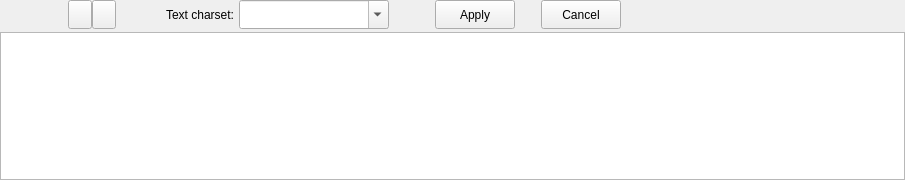
<?xml version="1.0" encoding="UTF-8"?>
<ui version="4.0">
 <class>ImportMidiPanel</class>
 <widget class="QWidget" name="ImportMidiPanel">
  <property name="geometry">
   <rect>
    <x>0</x>
    <y>0</y>
    <width>905</width>
    <height>180</height>
   </rect>
  </property>
  <property name="sizePolicy">
   <sizepolicy hsizetype="Preferred" vsizetype="Expanding">
    <horstretch>0</horstretch>
    <verstretch>0</verstretch>
   </sizepolicy>
  </property>
  <property name="minimumSize">
   <size>
    <width>0</width>
    <height>150</height>
   </size>
  </property>
  <property name="windowTitle">
   <string/>
  </property>
  <layout class="QVBoxLayout" name="verticalLayout">
   <property name="spacing">
    <number>0</number>
   </property>
   <property name="leftMargin">
    <number>0</number>
   </property>
   <property name="topMargin">
    <number>0</number>
   </property>
   <property name="rightMargin">
    <number>0</number>
   </property>
   <property name="bottomMargin">
    <number>0</number>
   </property>
   <item>
    <widget class="QWidget" name="widget" native="true">
     <property name="sizePolicy">
      <sizepolicy hsizetype="Preferred" vsizetype="Fixed">
       <horstretch>0</horstretch>
       <verstretch>0</verstretch>
      </sizepolicy>
     </property>
     <layout class="QHBoxLayout" name="horizontalLayout">
      <property name="leftMargin">
       <number>0</number>
      </property>
      <property name="topMargin">
       <number>0</number>
      </property>
      <property name="rightMargin">
       <number>0</number>
      </property>
      <property name="bottomMargin">
       <number>3</number>
      </property>
      <item>
       <layout class="QHBoxLayout" name="horizontalLayout_2">
        <property name="spacing">
         <number>0</number>
        </property>
        <property name="leftMargin">
         <number>4</number>
        </property>
        <item>
         <widget class="QToolButton" name="toolButtonHideMidiPanel">
          <property name="focusPolicy">
           <enum>Qt::NoFocus</enum>
          </property>
          <property name="toolTip">
           <string>Close MIDI import panel</string>
          </property>
          <property name="text">
           <string notr="true"/>
          </property>
          <property name="icon">
           <iconset resource="../musescore.qrc">
            <normaloff>:/data/icons/png/window-close.png</normaloff>:/data/icons/png/window-close.png</iconset>
          </property>
          <property name="autoRaise">
           <bool>true</bool>
          </property>
         </widget>
        </item>
        <item>
         <spacer name="horizontalSpacer_3">
          <property name="orientation">
           <enum>Qt::Horizontal</enum>
          </property>
          <property name="sizeType">
           <enum>QSizePolicy::Expanding</enum>
          </property>
          <property name="sizeHint" stdset="0">
           <size>
            <width>40</width>
            <height>20</height>
           </size>
          </property>
         </spacer>
        </item>
        <item>
         <widget class="QToolButton" name="pushButtonUp">
          <property name="minimumSize">
           <size>
            <width>0</width>
            <height>29</height>
           </size>
          </property>
          <property name="focusPolicy">
           <enum>Qt::ClickFocus</enum>
          </property>
          <property name="toolTip">
           <string>Move track up</string>
          </property>
          <property name="text">
           <string notr="true"/>
          </property>
          <property name="icon">
           <iconset resource="../musescore.qrc">
            <normaloff>:/data/icons/arrow_up.svg</normaloff>:/data/icons/arrow_up.svg</iconset>
          </property>
         </widget>
        </item>
        <item>
         <widget class="QToolButton" name="pushButtonDown">
          <property name="minimumSize">
           <size>
            <width>0</width>
            <height>29</height>
           </size>
          </property>
          <property name="focusPolicy">
           <enum>Qt::ClickFocus</enum>
          </property>
          <property name="toolTip">
           <string>Move track down</string>
          </property>
          <property name="text">
           <string notr="true"/>
          </property>
          <property name="icon">
           <iconset resource="../musescore.qrc">
            <normaloff>:/data/icons/arrow_down.svg</normaloff>:/data/icons/arrow_down.svg</iconset>
          </property>
         </widget>
        </item>
        <item>
         <spacer name="horizontalSpacer_4">
          <property name="orientation">
           <enum>Qt::Horizontal</enum>
          </property>
          <property name="sizeType">
           <enum>QSizePolicy::Fixed</enum>
          </property>
          <property name="sizeHint" stdset="0">
           <size>
            <width>50</width>
            <height>20</height>
           </size>
          </property>
         </spacer>
        </item>
        <item>
         <widget class="QLabel" name="labelCharset">
          <property name="text">
           <string>Text charset:</string>
          </property>
         </widget>
        </item>
        <item>
         <spacer name="horizontalSpacer_5">
          <property name="orientation">
           <enum>Qt::Horizontal</enum>
          </property>
          <property name="sizeType">
           <enum>QSizePolicy::Fixed</enum>
          </property>
          <property name="sizeHint" stdset="0">
           <size>
            <width>5</width>
            <height>20</height>
           </size>
          </property>
         </spacer>
        </item>
        <item>
         <widget class="QComboBox" name="comboBoxCharset">
          <property name="sizePolicy">
           <sizepolicy hsizetype="Expanding" vsizetype="Expanding">
            <horstretch>0</horstretch>
            <verstretch>0</verstretch>
           </sizepolicy>
          </property>
          <property name="minimumSize">
           <size>
            <width>150</width>
            <height>0</height>
           </size>
          </property>
          <property name="focusPolicy">
           <enum>Qt::ClickFocus</enum>
          </property>
          <property name="editable">
           <bool>true</bool>
          </property>
         </widget>
        </item>
        <item>
         <spacer name="horizontalSpacer">
          <property name="orientation">
           <enum>Qt::Horizontal</enum>
          </property>
          <property name="sizeHint" stdset="0">
           <size>
            <width>40</width>
            <height>20</height>
           </size>
          </property>
         </spacer>
        </item>
       </layout>
      </item>
      <item>
       <widget class="QPushButton" name="pushButtonApply">
        <property name="sizePolicy">
         <sizepolicy hsizetype="Minimum" vsizetype="Fixed">
          <horstretch>0</horstretch>
          <verstretch>0</verstretch>
         </sizepolicy>
        </property>
        <property name="minimumSize">
         <size>
          <width>0</width>
          <height>29</height>
         </size>
        </property>
        <property name="focusPolicy">
         <enum>Qt::ClickFocus</enum>
        </property>
        <property name="toolTip">
         <string>Apply MIDI import operations</string>
        </property>
        <property name="text">
         <string>Apply</string>
        </property>
       </widget>
      </item>
      <item>
       <spacer name="horizontalSpacer_6">
        <property name="orientation">
         <enum>Qt::Horizontal</enum>
        </property>
        <property name="sizeType">
         <enum>QSizePolicy::Fixed</enum>
        </property>
        <property name="sizeHint" stdset="0">
         <size>
          <width>20</width>
          <height>20</height>
         </size>
        </property>
       </spacer>
      </item>
      <item>
       <widget class="QPushButton" name="pushButtonCancel">
        <property name="minimumSize">
         <size>
          <width>0</width>
          <height>29</height>
         </size>
        </property>
        <property name="toolTip">
         <string>Cancel non-applied MIDI import operations</string>
        </property>
        <property name="text">
         <string>Cancel</string>
        </property>
       </widget>
      </item>
      <item>
       <layout class="QHBoxLayout" name="horizontalLayout_4">
        <property name="spacing">
         <number>0</number>
        </property>
        <item>
         <spacer name="horizontalSpacer_2">
          <property name="orientation">
           <enum>Qt::Horizontal</enum>
          </property>
          <property name="sizeHint" stdset="0">
           <size>
            <width>40</width>
            <height>20</height>
           </size>
          </property>
         </spacer>
        </item>
       </layout>
      </item>
     </layout>
    </widget>
   </item>
   <item>
    <widget class="TracksView" name="tracksView">
     <property name="cornerButtonEnabled">
      <bool>false</bool>
     </property>
    </widget>
   </item>
  </layout>
 </widget>
 <customwidgets>
  <customwidget>
   <class>TracksView</class>
   <extends>QTableView</extends>
   <header>src/importexport/midi/internal/midipanel/importmidi_view.h</header>
  </customwidget>
 </customwidgets>
 <resources>
  <include location="../musescore.qrc"/>
 </resources>
 <connections/>
</ui>
